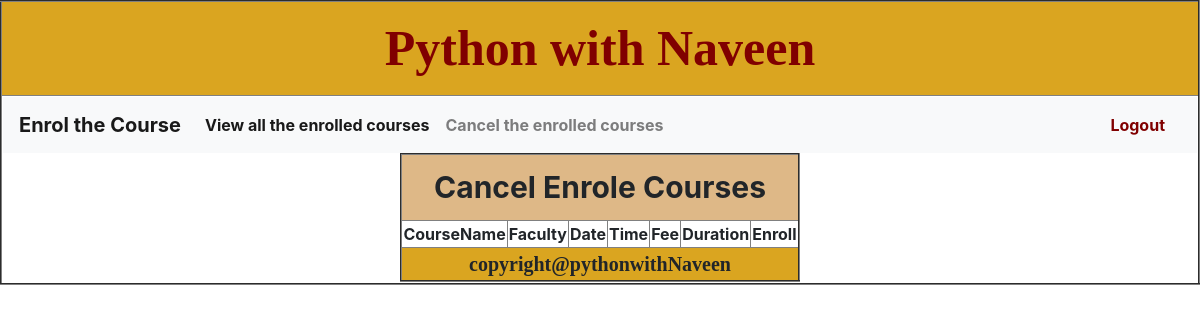
/cancel_enrolled_courses/?contact=7894561023, run on an earlier commit of the app's database.
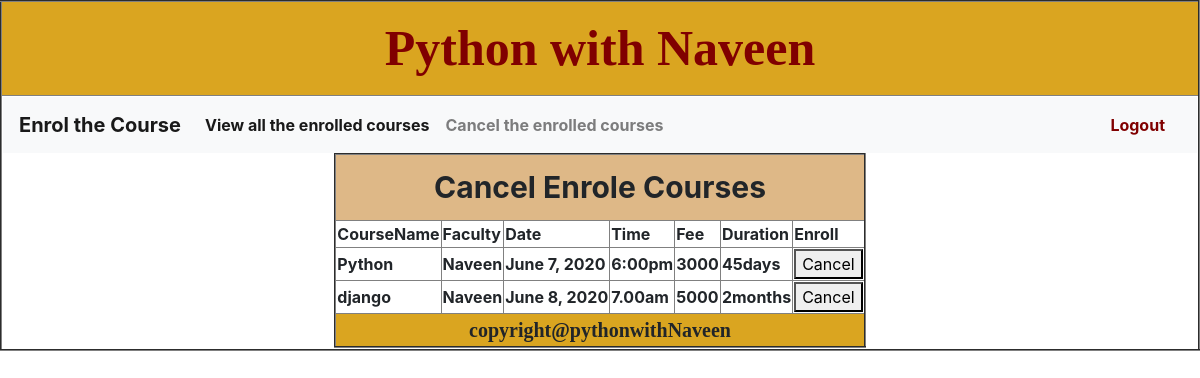
And on a later commit of the database.
### adminapp/models.py (models this page shows)
class AdminnModel(models.Model):
    idno = models.AutoField(primary_key=True)#primary
    Coursename=models.CharField(max_length=50,unique=True)
    Faculty=models.CharField(max_length=100)
    Date=models.DateField()
    Time=models.CharField(max_length=50)
    Fee=models.IntegerField()
    Duration=models.CharField(max_length=100)

### student/views.py (the view)
# urls.py: path('cancel_enrolled_courses/',views.cancel_enrolled_courses,name="cancel_enrolled_courses"),
def cancel_enrolled_courses(request):
    contact = request.GET.get('contact')
    res = EnroleListModel.objects.filter(Contactno_id=contact)
    data = [AdminnModel.objects.get(idno=x.idno_id) for x in res]
    return render(request, "cancel_enrolled_courses.html", {"data": data})

### templates/cancel_enrolled_courses.html (shortened to what this page needs)
{% extends 'common.html' %}
{% block sowmya %}
    {% include 'studentmainmenu.html' %}
    <table align="center" border="2">
     <tr><th colspan="7" style="font-size: 30px;background-color: burlywood;padding: 10px;text-align: center" >Cancel Enrole Courses</th></tr>
        <tr>
        <th>CourseName</th>
        <th>Faculty</th>
        <th>Date</th>
        <th>Time</th>
        <th>Fee</th>
        <th>Duration</th>
        <th>Enroll</th>
    </tr>
    {% for x in data%}
<tr>
      <th>{{ x.Coursename }}</th>
      <th>{{ x.Faculty }}</th>
      <th>{{ x.Date }}</th>
      <th>{{ x.Time }}</th>
      <th>{{ x.Fee }}</th>
      <th>{{ x.Duration }}</th>
      <form action="{% url 'cancelling_enrolled_course' %}" method="post">
      <th><input type="hidden" value="{{ x.idno }}" name= "cno" >
          <button type="submit">Cancel</button></th>
      </form></tr>
    {% endfor %}
{% endblock %}

What changed in the data, as far as the page shows it:
added AdminnModel: Coursename "Python", Faculty "Naveen", Date "June 7, 2020", Time "6:00pm", Fee "3000", Duration "45days"
added AdminnModel: Coursename "django", Faculty "Naveen", Date "June 8, 2020", Time "7.00am", Fee "5000", Duration "2months"
